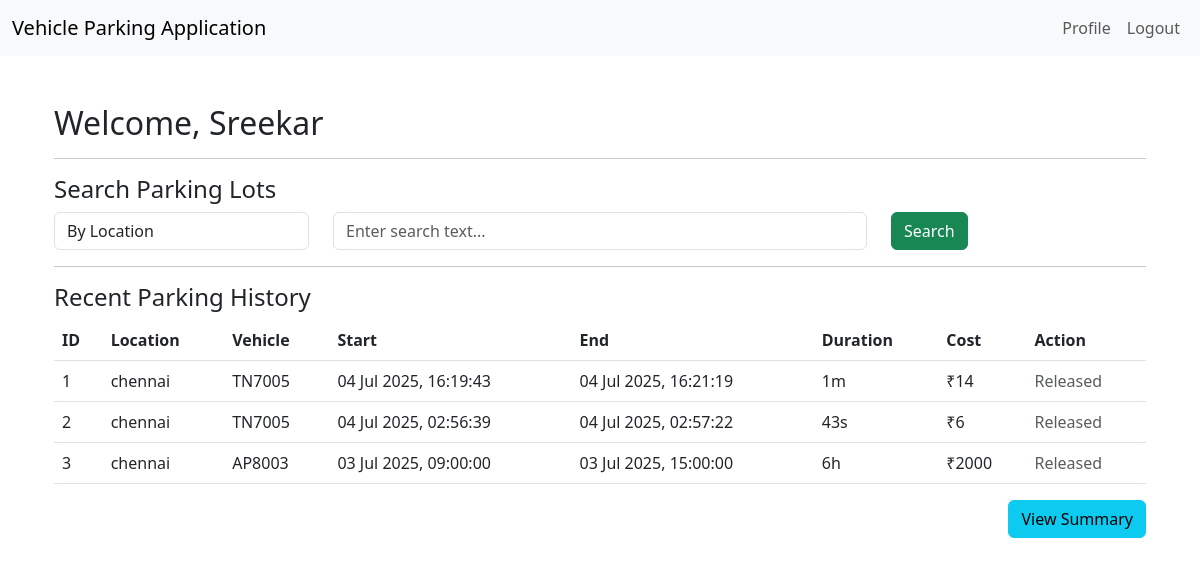
The app's page /user/dashboard (signed in), older data.
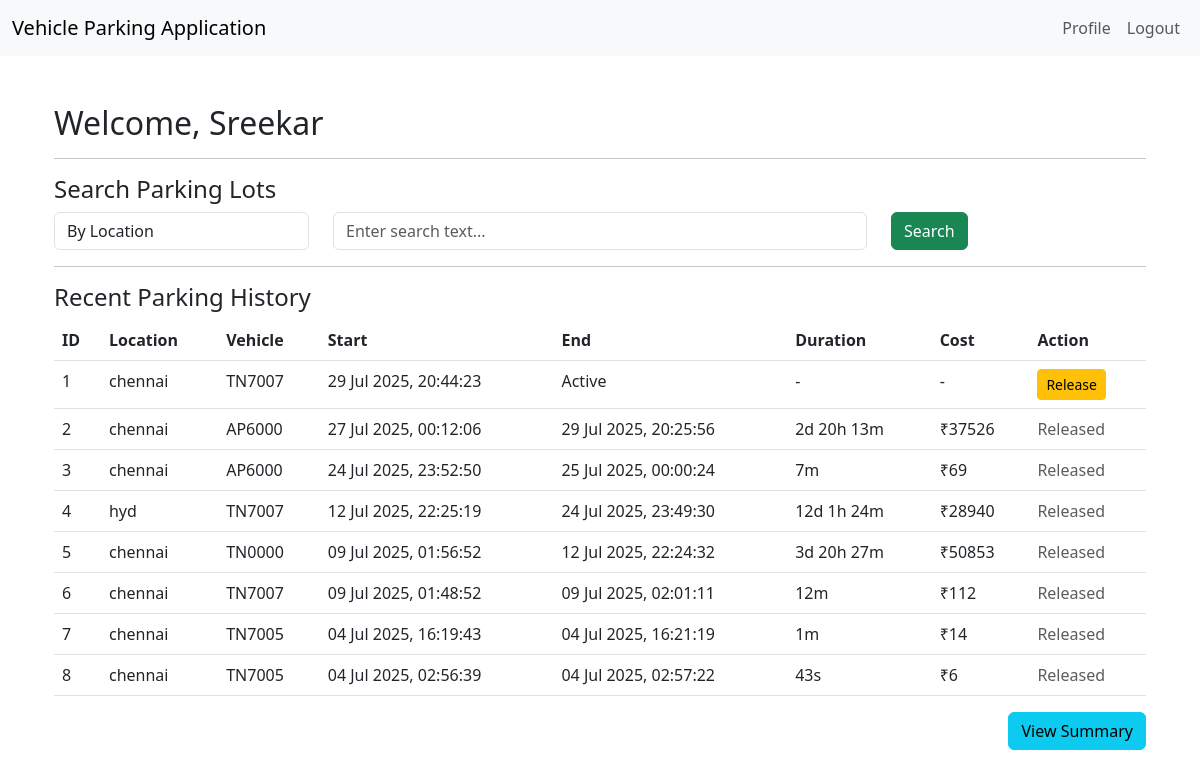
The same page, newer data.
### applications/models.py (models this page shows, shortened)
class User(db.Model):
    __tablename__ = "User"
    id = db.Column(db.Integer, autoincrement = True, primary_key = True )
    username = db.Column(db.String(64), nullable = False, unique=True )
    passhash =  db.Column(db.String(64), nullable = False )
    full_name = db.Column(db.String(128), nullable = False )
    address = db.Column(db.String(512), nullable = False )
    pincode = db.Column(db.Integer, nullable = False )

class Booking(db.Model):
    __tablename__ = "Booking"
    id = db.Column(db.Integer, autoincrement = True, primary_key = True )
    user_id = db.Column(db.Integer, db.ForeignKey("User.id"), nullable = False )
    parking_spot_id = db.Column(db.Integer, db.ForeignKey("Parking_spot.id"), nullable = False )
    vehicle_number = db.Column(db.String(20), nullable = False )
    start_time = db.Column(db.DateTime, nullable = False )
    end_time = db.Column(db.DateTime, nullable = False )
    cost = db.Column(db.Integer, nullable = False )
    user = db.relationship("User", backref=db.backref("bookings", lazy=True, cascade ="all, delete"))
    parking_spot = db.relationship("Parking_spot", backref=db.backref("bookings", lazy=True, cascade ="all, delete"))

class Parking_lot(db.Model):
    __tablename__ = "Parking_lot"
    id = db.Column(db.Integer, autoincrement = True, primary_key = True )
    location = db.Column(db.String(64), nullable = False, unique=True )
    address = db.Column(db.String(512), nullable = False )
    pincode = db.Column(db.Integer, nullable = False )
    price = db.Column(db.Integer, nullable = False )
    max_no_spots = db.Column(db.Integer, nullable = False )
    landmark = db.Column(db.String(64), nullable = False )

### applications/routes.py (the view)
@app.route('/user/dashboard')
def user_dashboard():
    if 'user_id' not in session:
        return redirect(url_for('login'))
    user = User.query.get(session['user_id'])
    bookings = Booking.query.filter_by(user_id=user.id).order_by(Booking.start_time.desc()).all()
    return render_template('user/dashboard.html', user=user, bookings=bookings)

### templates/user/dashboard.html (shortened to what this page needs)
{% extends 'base.html' %}
{% block content %}
<div class="container mt-5">
  <h2>Welcome, {{ user.full_name }}</h2>
  <hr>
  <h4>Search Parking Lots</h4>
  <form method="POST" action="{{ url_for('search_parking') }}">
    <div class="row">
      <div class="col-md-3">
        <select name="search_type" class="form-control">
          <option value="location">By Location</option>
        </select>
      </div>
      <div class="col-md-6">
        <input type="text" name="query" class="form-control" placeholder="Enter search text..." required>
      </div>
      <div class="col-md-3">
        <button type="submit" class="btn btn-success">Search</button>
      </div>
    </div>
  </form>
  <hr>
  <h4>Recent Parking History</h4>
  <table class="table">
    <thead>
      <tr>
        <th>ID</th><th>Location</th><th>Vehicle</th>
        <th>Start</th><th>End</th><th>Duration</th><th>Cost</th><th>Action</th>
      </tr>
    </thead>
    <tbody>
      {% for b in bookings %}
      <tr>
        <td>{{ loop.index }}</td>
        <td>{{ b.parking_spot.parking_lot.location }}</td>
        <td>{{ b.vehicle_number }}</td>
        <td>{{ b.start_time.strftime('%d %b %Y, %H:%M:%S') }}</td>
        <td>{{ b.end_time.strftime('%d %b %Y, %H:%M:%S') if b.start_time != b.end_time else "Active" }}</td>
        <td>
          {% if b.start_time != b.end_time %}
            {% set duration = b.end_time - b.start_time %}
            {% set days = duration.days %}
            {% set total_seconds = duration.total_seconds()|int %}
            {% set hours = (total_seconds % 86400) // 3600 %}
            {% set minutes = (total_seconds % 3600) // 60 %}
            {% set seconds = total_seconds % 60 %}
            {% if days > 0 %}{{ days }}d {% endif %}
            {% if hours > 0 %}{{ hours }}h {% endif %}
            {% if minutes > 0 %}{{ minutes }}m {% endif %}
            {% if not days and not hours and not minutes and seconds > 0 %}
              {{ seconds }}s
            {% endif %}
          {% else %}
            -
          {% endif %}
        </td>
    <td>
      {% if b.start_time != b.end_time %}
        ₹{{ b.cost }}
      {% else %}
        -
      {% endif %}
    </td>
        <td>
          {% if b.start_time == b.end_time %}
            <a href="{{ url_for('release_form', booking_id=b.id) }}" class="btn btn-warning btn-sm">Release</a>
          {% else %}
            <span class="text-muted">Released</span>
          {% endif %}
        </td>
      </tr>
      {% endfor %}
    </tbody>
  </table>
  <div class="text-end mt-3">
    <a href="{{ url_for('user_summary') }}" class="btn btn-info">View Summary</a>
  </div>
</div>
{% endblock %}

### templates/base.html (shortened to what this page needs)
<!DOCTYPE html>
<html lang="en">
<head>
    <link href="https://cdn.jsdelivr.net/npm/bootstrap@5.3.0/dist/css/bootstrap.min.css" rel="stylesheet">
</head>
<body>
    {%if 'user_id' in session %}
    <nav class="navbar navbar-expand-lg navbar-light bg-light">
        <div class="container-fluid">
            <a class="navbar-brand" href="{{ url_for('user_dashboard') }}">Vehicle Parking Application</a>
            <div class="collapse navbar-collapse" id="navbarNav">
                <ul class="navbar-nav ms-auto">
                    <li class="nav-item">
                        <a class="nav-link" href="{{ url_for('user_profile') }}">Profile</a>
                    </li>
                    <li class="nav-item">
                        <a class="nav-link" href="{{ url_for('logout') }}">Logout</a>
                    </li>
            </div>
        </div>
    </nav>
    {% endif %}
    <main class="container mt-4">
        {% block content %}{% endblock %}
    </main>
</body>
</html>

Row changes from the older to the newer data that the page shows:
removed Booking: parking_spot.parking_lot.location "chennai", vehicle_number "AP8003", start_time "03 Jul 2025, 09:00:00", end_time "03 Jul 2025, 15:00:00", hours "6", cost "2000", shows "Released"
added Booking: parking_spot.parking_lot.location "chennai", vehicle_number "TN7007", start_time "29 Jul 2025, 20:44:23", end_time "Active"
added Booking: parking_spot.parking_lot.location "chennai", vehicle_number "AP6000", start_time "27 Jul 2025, 00:12:06", end_time "29 Jul 2025, 20:25:56", days "2", hours "20", minutes "13", cost "37526", shows "Released"
added Booking: parking_spot.parking_lot.location "chennai", vehicle_number "AP6000", start_time "24 Jul 2025, 23:52:50", end_time "25 Jul 2025, 00:00:24", minutes "7", cost "69", shows "Released"
added Booking: parking_spot.parking_lot.location "hyd", vehicle_number "TN7007", start_time "12 Jul 2025, 22:25:19", end_time "24 Jul 2025, 23:49:30", days "12", user "1", minutes "24", cost "28940", shows "Released"
added Booking: parking_spot.parking_lot.location "chennai", vehicle_number "TN0000", start_time "09 Jul 2025, 01:56:52", end_time "12 Jul 2025, 22:24:32", days "3", hours "20", minutes "27", cost "50853", shows "Released"
added Booking: parking_spot.parking_lot.location "chennai", vehicle_number "TN7007", start_time "09 Jul 2025, 01:48:52", end_time "09 Jul 2025, 02:01:11", minutes "12", cost "112", shows "Released"
